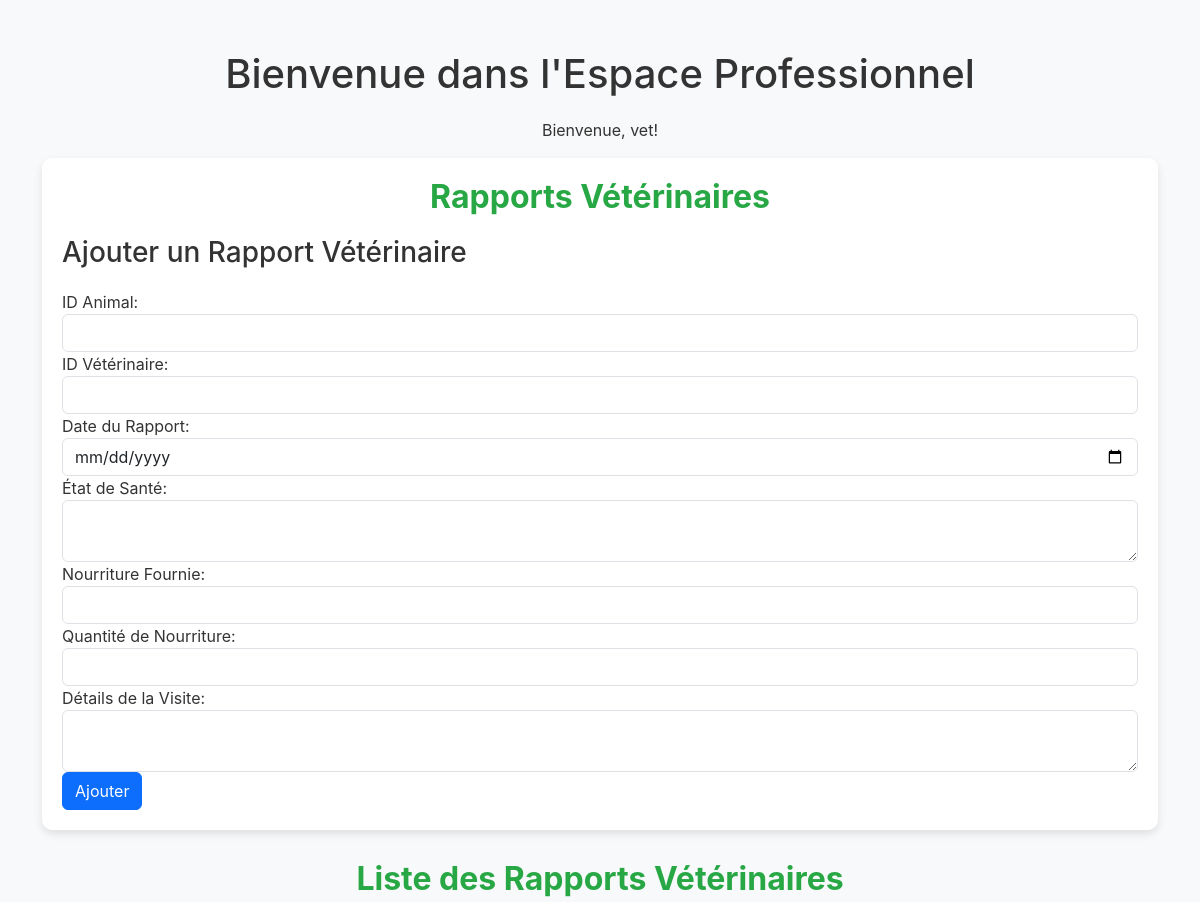
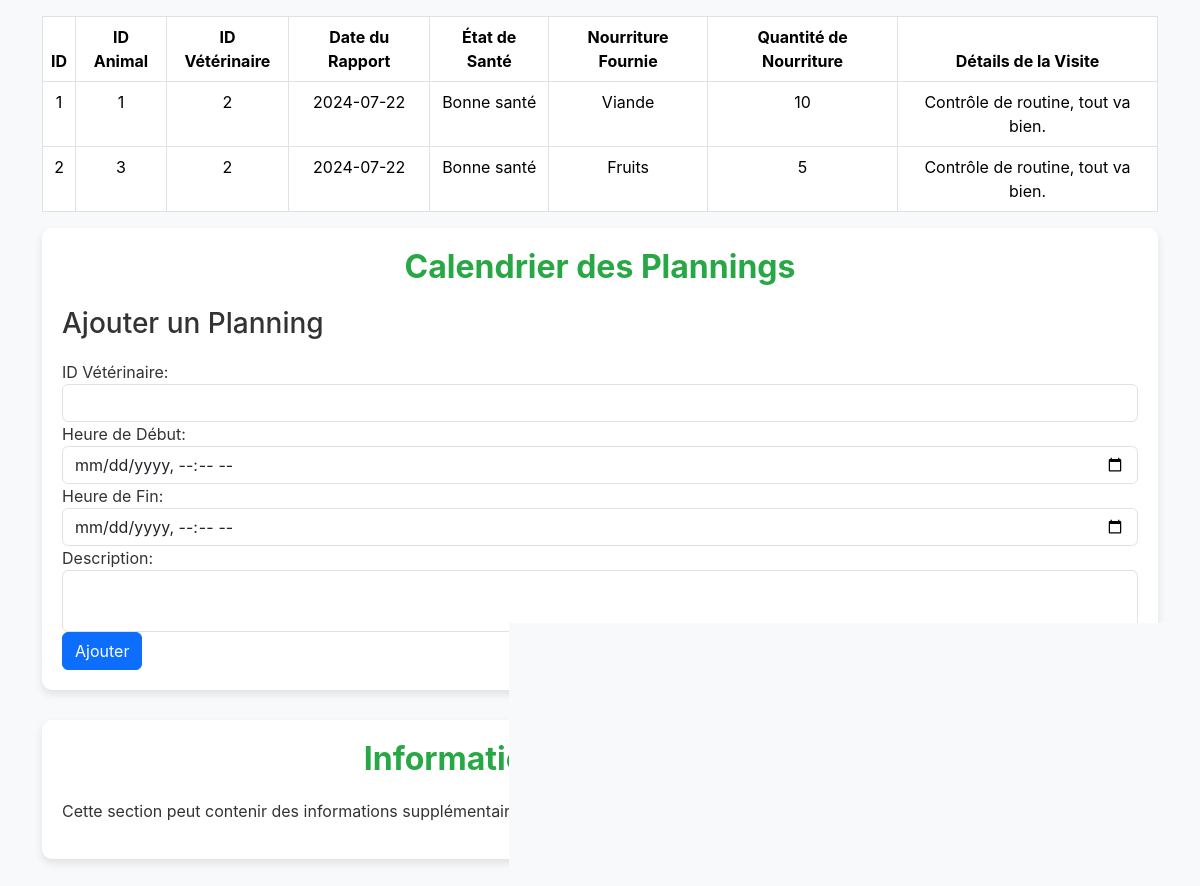
The app's page /content/espace_pro.php (signed in) with its own data (2 pictures, top to bottom).
### tables this page shows
CREATE TABLE IF NOT EXISTS veterinary_reports (
    id INT AUTO_INCREMENT PRIMARY KEY,
    animal_id INT DEFAULT NULL,
    vet_id INT DEFAULT NULL,
    report_date DATE DEFAULT NULL,
    health_status TEXT DEFAULT NULL,
    food_provided TEXT DEFAULT NULL,
    food_quantity INT DEFAULT NULL,
    visit_details TEXT DEFAULT NULL,
    created_at TIMESTAMP DEFAULT CURRENT_TIMESTAMP
);

### content/espace_pro.php (the view, shortened to what this page needs)
<?php
require '../php/db_config.php';
$reportsStmt = $pdo->prepare('SELECT * FROM veterinary_reports ORDER BY report_date DESC');
$reportsStmt->execute();
$reports = $reportsStmt->fetchAll();
?>
<!DOCTYPE html>
<html lang="fr">
<head>
    <link rel="stylesheet" href="../css/bootstrap.min.css">
    <link rel="stylesheet" href="../css/style.css">
    <link rel="stylesheet" href="https://cdnjs.cloudflare.com/ajax/libs/fullcalendar/3.10.2/fullcalendar.min.css">
</head>
<body>
    <div class="container">
        <h1 class="text-center">Bienvenue dans l'Espace Professionnel</h1>
        <p class="text-center">Bienvenue, <?php echo htmlspecialchars($_SESSION['username']); ?>!</p>
        <div class="form-container">
            <h2>Rapports Vétérinaires</h2>
            <h3>Ajouter un Rapport Vétérinaire</h3>
            <form method="POST" action="espace_pro.php">
                <div class="form-group">
                    <label for="animal_id">ID Animal:</label>
                    <input type="text" class="form-control" id="animal_id" name="animal_id" required>
                </div>
                <div class="form-group">
                    <label for="vet_id">ID Vétérinaire:</label>
                    <input type="text" class="form-control" id="vet_id" name="vet_id" required>
                </div>
                <div class="form-group">
                    <label for="report_date">Date du Rapport:</label>
                    <input type="date" class="form-control" id="report_date" name="report_date" required>
                </div>
                <div class="form-group">
                    <label for="health_status">État de Santé:</label>
                    <textarea class="form-control" id="health_status" name="health_status" required></textarea>
                </div>
                <div class="form-group">
                    <label for="food_provided">Nourriture Fournie:</label>
                    <input type="text" class="form-control" id="food_provided" name="food_provided" required>
                </div>
                <div class="form-group">
                    <label for="food_quantity">Quantité de Nourriture:</label>
                    <input type="number" class="form-control" id="food_quantity" name="food_quantity" required>
                </div>
                <div class="form-group">
                    <label for="visit_details">Détails de la Visite:</label>
                    <textarea class="form-control" id="visit_details" name="visit_details" required></textarea>
                </div>
                <button type="submit" class="btn btn-primary">Ajouter</button>
            </form>
        </div>
        <h2>Liste des Rapports Vétérinaires</h2>
        <table class="table table-bordered table-hover">
            <thead class="thead-dark">
                <tr>
                    <th>ID</th>
                    <th>ID Animal</th>
                    <th>ID Vétérinaire</th>
                    <th>Date du Rapport</th>
                    <th>État de Santé</th>
                    <th>Nourriture Fournie</th>
                    <th>Quantité de Nourriture</th>
                    <th>Détails de la Visite</th>
                </tr>
            </thead>
            <tbody>
                <?php foreach ($reports as $report): ?>
                <tr>
                    <td><?php echo htmlspecialchars($report['id']); ?></td>
                    <td><?php echo htmlspecialchars($report['animal_id']); ?></td>
                    <td><?php echo htmlspecialchars($report['vet_id']); ?></td>
                    <td><?php echo htmlspecialchars($report['report_date']); ?></td>
                    <td><?php echo htmlspecialchars($report['health_status']); ?></td>
                    <td><?php echo htmlspecialchars($report['food_provided']); ?></td>
                    <td><?php echo htmlspecialchars($report['food_quantity']); ?></td>
                    <td><?php echo htmlspecialchars($report['visit_details']); ?></td>
                </tr>
                <?php endforeach; ?>
            </tbody>
        </table>
        <div class="form-container">
            <h2>Calendrier des Plannings</h2>
            <h3>Ajouter un Planning</h3>
            <form method="POST" action="espace_pro.php">
                <div class="form-group">
                    <label for="vet_id">ID Vétérinaire:</label>
                    <input type="text" class="form-control" id="vet_id" name="vet_id" required>
                </div>
                <div class="form-group">
                    <label for="start_time">Heure de Début:</label>
                    <input type="datetime-local" class="form-control" id="start_time" name="start_time" required>
                </div>
                <div class="form-group">
                    <label for="end_time">Heure de Fin:</label>
                    <input type="datetime-local" class="form-control" id="end_time" name="end_time" required>
                </div>
                <div class="form-group">
                    <label for="description">Description:</label>
                    <textarea class="form-control" id="description" name="description" required></textarea>
                </div>
                <button type="submit" class="btn btn-primary">Ajouter</button>
            </form>
        </div>
        <div class="white-box">
            <h2>Informations Supplémentaires</h2>
            <p>Cette section peut contenir des informations supplémentaires ou des outils pour les professionnels.</p>
        </div>
    </div>
</body>
</html>

### css/style.css (style rules this page uses)
body { font-family: -apple-system, BlinkMacSystemFont, "Segoe UI", Roboto, "Helvetica Neue", Arial, sans-serif, "Apple Color Emoji", "Segoe UI Emoji", "Segoe UI Symbol"; background-image: url('https://media.giphy.com/media/Fg4ncYVz9tWiQ/giphy.gif'); background-size: cover; background-attachment: fixed; background-repeat: no-repeat; color: #333; margin: 0; padding: 0; min-height: 100vh; display: flex; flex-direction: column; align-items: center; position: relative; }
h2 { font-weight: bold; margin-bottom: 20px; color: #28a745; text-align: center; }

### content/espace_pro.php (style rules this page uses)
body { background-color: #f8f9fa; }
.container { margin-top: 50px; }
.form-container, .white-box { background: #fff; padding: 20px; border-radius: 10px; box-shadow: 0 4px 8px rgba(0, 0, 0, 0.1); margin-bottom: 30px; }
h1, h2, h3 { margin-bottom: 20px; }
table { margin-top: 20px; }
table th, table td { text-align: center; }

### records on screen
veterinary_reports: id "1", animal "1", vet "2", report_date "2024-07-22", health_status "Bonne santé", food_provided "Viande", food_quantity "10", visit_details "Contrôle de routine, tout va bien."
veterinary_reports: id "2", animal "3", vet "2", report_date "2024-07-22", health_status "Bonne santé", food_provided "Fruits", food_quantity "5", visit_details "Contrôle de routine, tout va bien."

### other values on screen
$_SESSION['username'] "vet"
